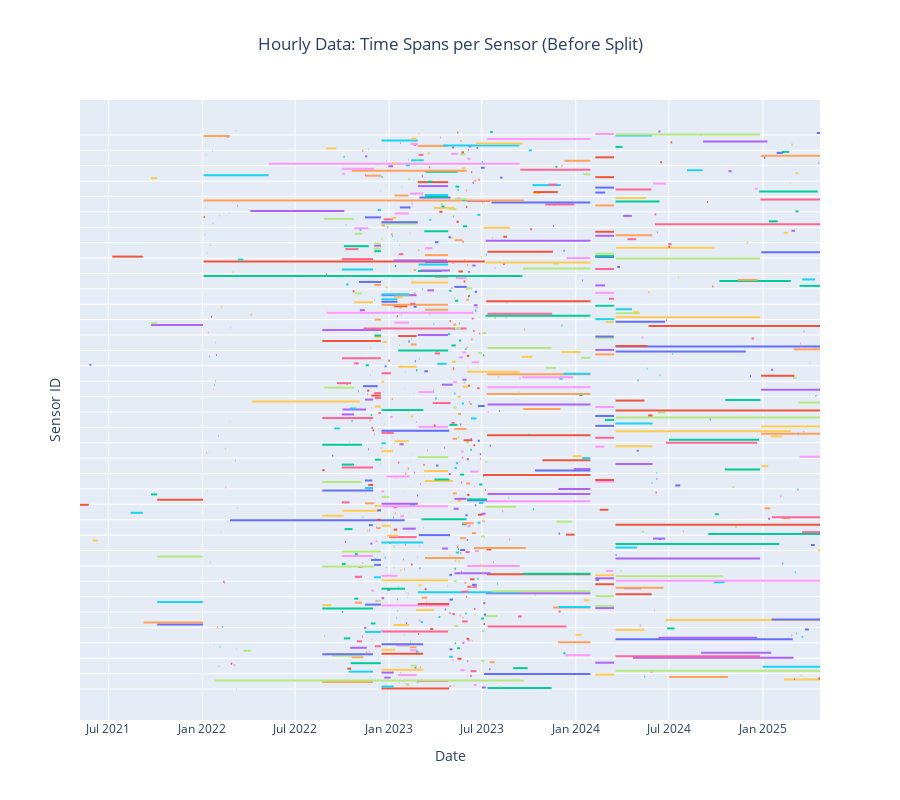

Notebook code cell kept with this figure:
### Markdown cell above
## Time Spans for Each Sensor (Before Split)

Visualize the temporal coverage of each sensor in the dataset before any train/test/val splitting.

### Code cell
# Hourly time spans
df_min_max_dates_hourly = df_hourly.group_by(["id"]).agg(
    [pl.col("datetime").min().alias("min_date"),
     pl.col("datetime").max().alias("max_date"),
     pl.len().alias("num_records")
     ]
)

fig = go.Figure()
for (start, end, sensor_id, num_records) in zip(
    df_min_max_dates_hourly["min_date"], 
    df_min_max_dates_hourly["max_date"],
    df_min_max_dates_hourly["id"], 
    df_min_max_dates_hourly["num_records"]
):
    fig.add_trace(go.Scatter(
        x=[start, end], 
        y=[sensor_id, sensor_id],
        mode='lines',
        name=f"{num_records} records",
        hovertemplate=f"<b>{sensor_id}</b><br>Start: {start}<br>End: {end}<br>Records: {num_records}"
    ))

fig.update_layout(
    title="Hourly Data: Time Spans per Sensor (Before Split)",
    title_x=0.5,
    xaxis_title="Date",
    yaxis_title="Sensor ID",
    showlegend=False,
    template="plotly",
    height=800
)
fig.update_yaxes(visible=True, showticklabels=False)
fig.show()
